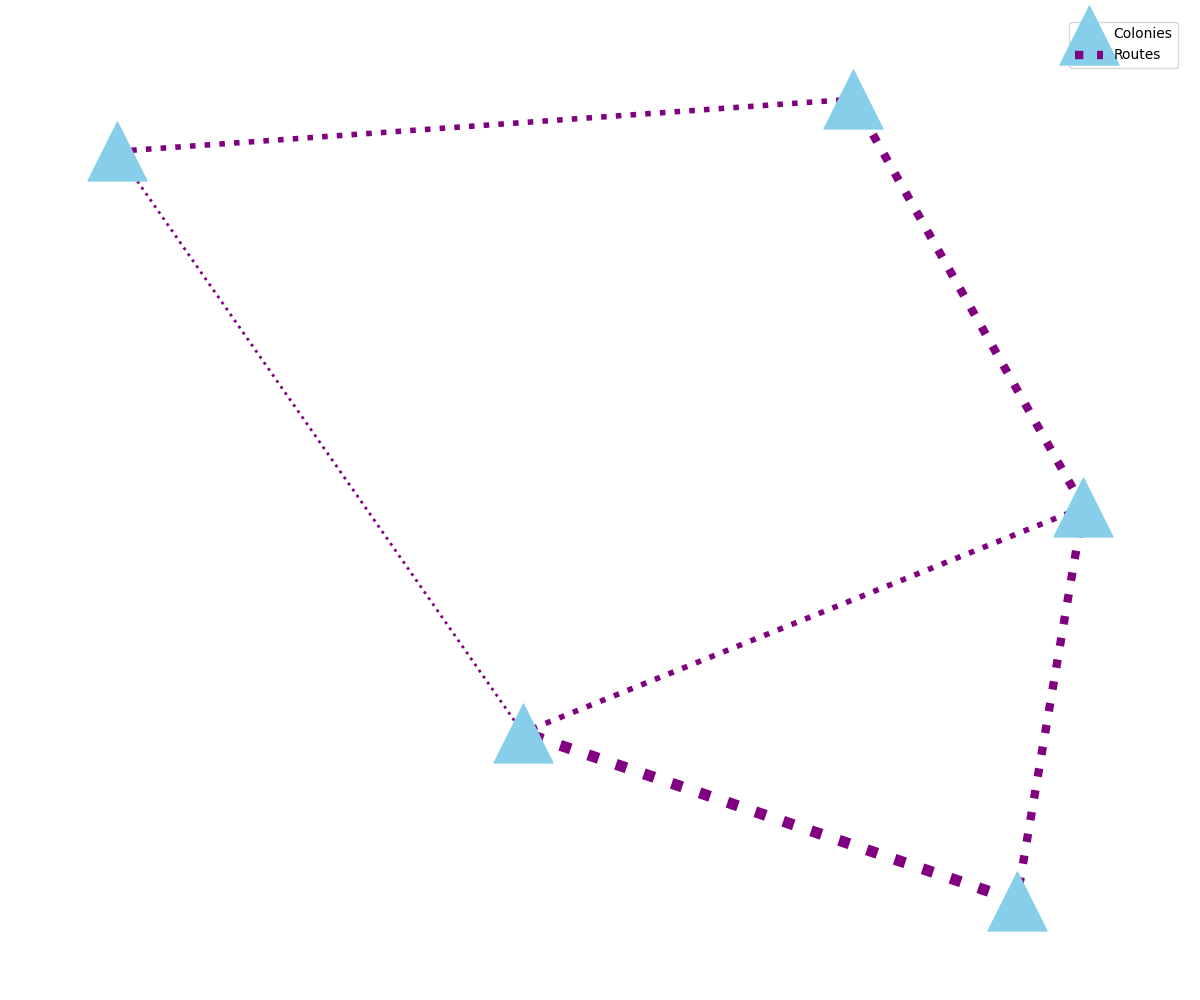

This figure's Python source:
import matplotlib.pyplot as plt
import networkx as nx

colonies = ['Alpha Terra', 'Beta Centauri', 'Gamma Orion', 'Epsilon Blade', 'Zeta Haven']

routes = {
    ('Alpha Terra', 'Beta Centauri'): 3,
    ('Alpha Terra', 'Gamma Orion'): 2,
    ('Gamma Orion', 'Epsilon Blade'): 1,
    ('Epsilon Blade', 'Zeta Haven'): 2,
    ('Zeta Haven', 'Alpha Terra'): 3,
    ('Beta Centauri', 'Gamma Orion'): 4,
}

G = nx.Graph()  # Changed this to create an undirected graph using nx.Graph
G.add_nodes_from(colonies)
for (colony1, colony2), frequency in routes.items():
    G.add_edge(colony1, colony2, weight=frequency)

plt.figure(figsize=(12, 10))
pos = nx.spring_layout(G, seed=42)

nx.draw_networkx_nodes(G, pos, node_color='skyblue', node_shape='^', node_size=1800)
nx.draw_networkx_edges(
    G, pos,
    width=[G[u][v]['weight'] * 2 for u, v in G.edges()],
    edge_color='purple',
    style='dotted'
)

plt.legend(["Colonies", "Routes"], loc='upper right')
plt.grid(visible=True)
plt.box(on=True)
plt.axis('off')
plt.tight_layout()
plt.show()
